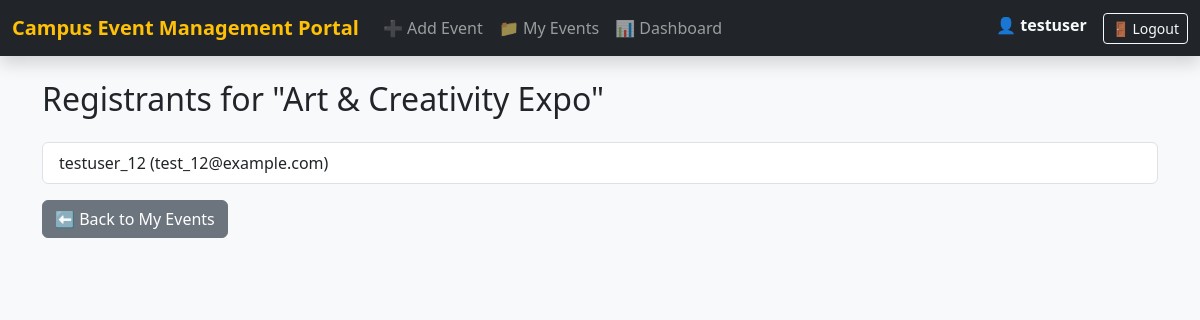
Page /event/1/registrants (signed in) on the committed database.
### models.py (models this page shows, shortened)
class User(db.Model, UserMixin):
    __tablename__ = 'user'
    id = db.Column(db.Integer, primary_key=True)
    username = db.Column(db.String(80), unique=True, nullable=False)
    email = db.Column(db.String(120), unique=True, nullable=False)
    password_hash = db.Column(db.String(128), nullable=False)
    role = db.Column(db.String(10), default='user')  # 'admin' or 'user'
    events = db.relationship('Event', backref='organizer', lazy=True)
    registrations = db.relationship('EventRegistration', backref='user', lazy=True)
    feedbacks = db.relationship('Feedback', backref='user', lazy=True)

class Event(db.Model):
    __tablename__ = 'events'
    id = db.Column(db.Integer, primary_key=True)
    title = db.Column(db.String(200), nullable=False)
    description = db.Column(db.Text, nullable=False)
    location = db.Column(db.String(200), nullable=False)
    event_date = db.Column(db.Date, nullable=False)
    event_time = db.Column(db.Time, nullable=False)
    created_at = db.Column(db.DateTime, default=datetime.utcnow)
    updated_at = db.Column(db.DateTime, default=datetime.utcnow, onupdate=datetime.utcnow)
    organizer_id = db.Column(db.Integer, db.ForeignKey('user.id'), nullable=False)
    category_id = db.Column(db.Integer, db.ForeignKey('categories.id'))
    registrations = db.relationship('EventRegistration', backref='event', lazy=True)
    feedbacks = db.relationship('Feedback', backref='event', lazy=True)

class EventRegistration(db.Model):
    __tablename__ = 'event_registrations'
    id = db.Column(db.Integer, primary_key=True)
    event_id = db.Column(db.Integer, db.ForeignKey('events.id'), nullable=False)
    user_id = db.Column(db.Integer, db.ForeignKey('user.id'), nullable=False)

### app.py (the view)
@app.route('/event/<int:event_id>/registrants')
@login_required
def view_registrants(event_id):
    event = Event.query.get_or_404(event_id)
    if event.organizer_id != current_user.id:
        flash("Access denied.", "danger")
        return redirect(url_for('home'))
    registrations = EventRegistration.query.filter_by(event_id=event_id).all()
    return render_template('view_registrants.html', registrations=registrations, event=event)

### app.py (called while the page is built)
@login_manager.user_loader
def load_user(user_id):
    return User.query.get(int(user_id))

@app.context_processor
def inject_app_name():
    return dict(app_name=CEMP_FULL_NAME)

### templates/view_registrants.html (shortened to what this page needs)
{% extends "base.html" %}
{% block content %}
<h2 class="mb-4">Registrants for "{{ event.title }}"</h2>
<ul class="list-group">
  {% for reg in registrations %}
    <li class="list-group-item">
      {{ reg.user.username }} ({{ reg.user.email }})
    </li>
  {% else %}
    <li class="list-group-item">No one has registered yet.</li>
  {% endfor %}
</ul>
<a href="{{ url_for('my_events') }}" class="btn btn-secondary mt-3">⬅ Back to My Events</a>
{% endblock %}

### templates/base.html (shortened to what this page needs)
<!DOCTYPE html>
<html lang="en">
<head>
  <link href="https://cdn.jsdelivr.net/npm/bootstrap@5.3.0/dist/css/bootstrap.min.css" rel="stylesheet">
</head>
<body class="bg-light">
  <nav class="navbar navbar-expand-lg navbar-dark bg-dark mb-4 shadow">
    <div class="container-fluid">
      <a class="navbar-brand fw-bold text-warning" href="{{ url_for('home') }}">Campus Event Management Portal</a>
      <div class="collapse navbar-collapse" id="navbarNav">
        <ul class="navbar-nav me-auto">
          <li class="nav-item"><a class="nav-link" href="{{ url_for('add_event') }}">➕ Add Event</a></li>
          <li class="nav-item"><a class="nav-link" href="{{ url_for('my_events') }}">📁 My Events</a></li>
          <li class="nav-item"><a class="nav-link" href="{{ url_for('dashboard') }}">📊 Dashboard</a></li>
        </ul>
        <ul class="navbar-nav">
          <li class="nav-item"><span class="navbar-text text-light me-3">👤 <strong>{{ current_user.username }}</strong></span></li>
          <li class="nav-item"><a class="btn btn-outline-light btn-sm" href="{{ url_for('logout') }}">🚪 Logout</a></li>
        </ul>
      </div>
    </div>
  </nav>
  <main class="container">
    {% block content %}{% endblock %}
  </main>
</body>
</html>

### rows in the picture
User: username "testuser"
Event: title "Art & Creativity Expo"
EventRegistration: user.username "testuser_12", user.email "test_12@example.com"
